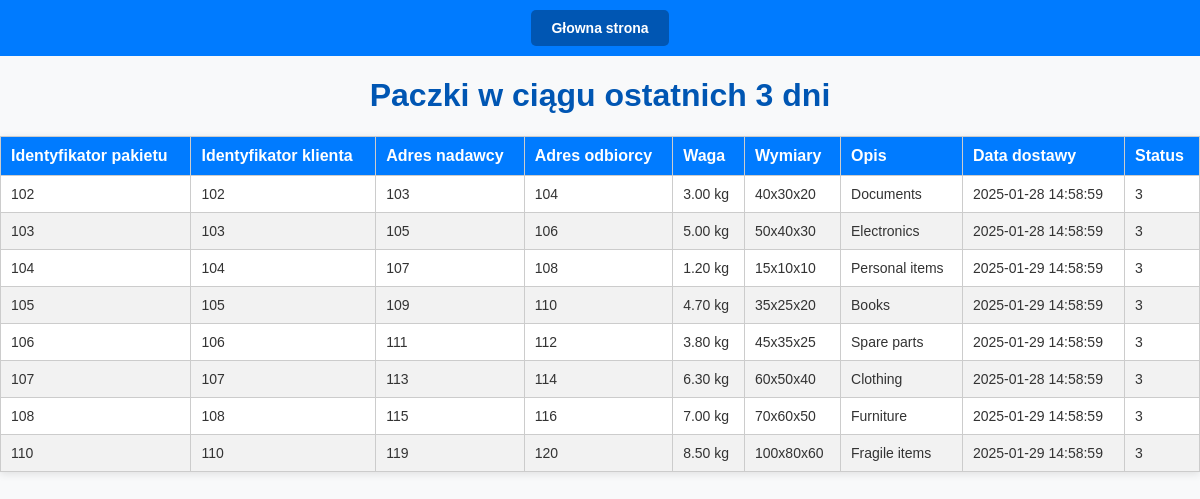
/aktualnepaczki.php, run on the app's committed database.
### tables this page shows
CREATE TABLE `paczki` (
  `paczka_id` int(11) NOT NULL,
  `klient_id` int(11) DEFAULT NULL,
  `adres_nadawcy_id` int(11) DEFAULT NULL,
  `adres_odbiorcy_id` int(11) DEFAULT NULL,
  `waga` decimal(10,2) DEFAULT NULL,
  `wymiary` varchar(50) DEFAULT NULL,
  `opis` text DEFAULT NULL,
  `data_odbioru` datetime DEFAULT NULL,
  `data_dostawy` datetime DEFAULT NULL,
  `status_id` int(11) DEFAULT NULL
);

### aktualnepaczki.php (the view, shortened to what this page needs)
<?php
$conn = new mysqli("localhost", "root", "root", "kurierfirma");
$sql = "
    SELECT *
    FROM paczki
    WHERE data_dostawy >= CURDATE() - INTERVAL 3 DAY
";
$result = $conn->query($sql);
if ($result->num_rows > 0): ?>
    <!DOCTYPE html>
    <html lang="pl">
    <head>
    </head>
    <body>
    <div class="navbar">
    <a href="index.php"> Głowna strona</a>
    </div>
        <h1>Paczki w ciągu ostatnich 3 dni</h1>
        <table>
            <thead>
                <tr>
                    <th>Identyfikator pakietu</th>
                    <th>Identyfikator klienta</th>
                    <th>Adres nadawcy</th>
                    <th>Adres odbiorcy</th>
                    <th>Waga</th>
                    <th>Wymiary</th>
                    <th>Opis</th>
                    <th>Data dostawy</th>
                    <th>Status</th>
                </tr>
            </thead>
            <tbody>
                <?php while ($row = $result->fetch_assoc()): ?>
                    <tr>
                        <td><?php echo $row['paczka_id']; ?></td>
                        <td><?php echo $row['klient_id']; ?></td>
                        <td><?php echo $row['adres_nadawcy_id']; ?></td>
                        <td><?php echo $row['adres_odbiorcy_id']; ?></td>
                        <td><?php echo $row['waga']; ?> kg</td>
                        <td><?php echo $row['wymiary']; ?></td>
                        <td><?php echo $row['opis']; ?></td>
                        <td><?php echo $row['data_dostawy']; ?></td>
                        <td><?php echo $row['status_id']; ?></td>
                    </tr>
                <?php endwhile; ?>
            </tbody>
        </table>
    </body>
    </html>
<?php endif;
?>

### aktualnepaczki.php (style rules this page uses)
body { font-family: Arial, sans-serif; margin: 0; padding: 0; background-color: #f8f9fa; color: #333; }
h1, h2, h3 { text-align: center; color: #0056b3; }
table { border-collapse: collapse; width: 100%; background-color: #fff; margin: 20px auto; box-shadow: 0 2px 8px rgba(0, 0, 0, 0.1); }
th, td { border: 1px solid #ccc; padding: 10px; text-align: left; }
th { background-color: #007bff; color: #fff; font-size: 16px; }
td { font-size: 14px; }
tr:nth-child(even) { background-color: #f2f2f2; }
.navbar { display: flex; justify-content: center; padding: 10px; background-color: #007bff; }
.navbar a { margin: 0 10px; text-decoration: none; color: #fff; padding: 10px 20px; background-color: #0056b3; border-radius: 5px; font-weight: bold; font-size: 14px; transition: background-color 0.3s ease, transform 0.2s; }
a { text-decoration: none; }

### data on the page
paczki: paczka_id "102", klient "102", adres_nadawcy "103", adres_odbiorcy "104", waga "3.00", wymiary "40x30x20", opis "Documents", data_dostawy "2025-01-28 14:58:59", status "3"
paczki: paczka_id "103", klient "103", adres_nadawcy "105", adres_odbiorcy "106", waga "5.00", wymiary "50x40x30", opis "Electronics", data_dostawy "2025-01-28 14:58:59", status "3"
paczki: paczka_id "104", klient "104", adres_nadawcy "107", adres_odbiorcy "108", waga "1.20", wymiary "15x10x10", opis "Personal items", data_dostawy "2025-01-29 14:58:59", status "3"
paczki: paczka_id "105", klient "105", adres_nadawcy "109", adres_odbiorcy "110", waga "4.70", wymiary "35x25x20", opis "Books", data_dostawy "2025-01-29 14:58:59", status "3"
paczki: paczka_id "106", klient "106", adres_nadawcy "111", adres_odbiorcy "112", waga "3.80", wymiary "45x35x25", opis "Spare parts", data_dostawy "2025-01-29 14:58:59", status "3"
paczki: paczka_id "107", klient "107", adres_nadawcy "113", adres_odbiorcy "114", waga "6.30", wymiary "60x50x40", opis "Clothing", data_dostawy "2025-01-28 14:58:59", status "3"
paczki: paczka_id "108", klient "108", adres_nadawcy "115", adres_odbiorcy "116", waga "7.00", wymiary "70x60x50", opis "Furniture", data_dostawy "2025-01-29 14:58:59", status "3"
paczki: paczka_id "110", klient "110", adres_nadawcy "119", adres_odbiorcy "120", waga "8.50", wymiary "100x80x60", opis "Fragile items", data_dostawy "2025-01-29 14:58:59", status "3"
